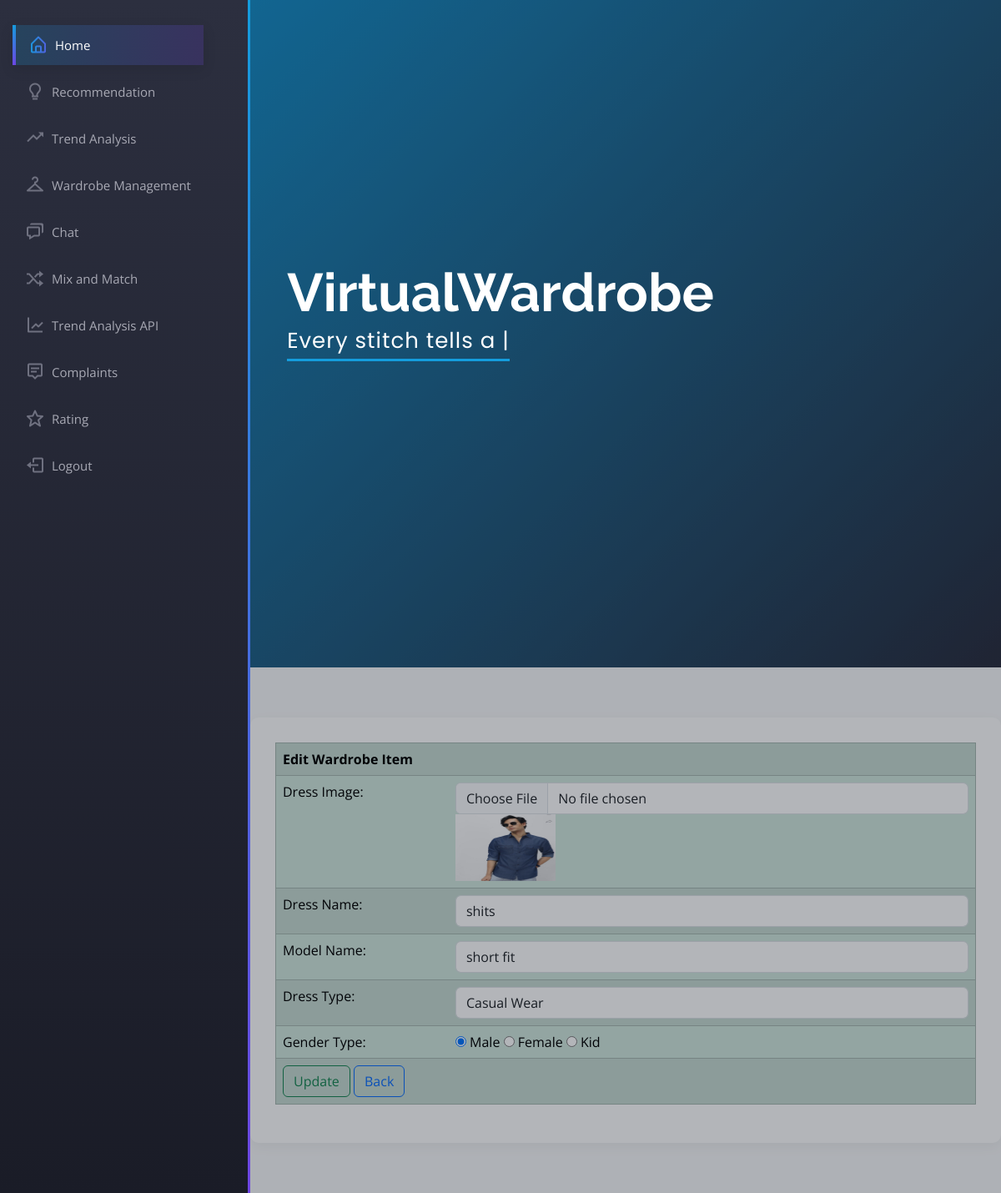
The page /edit_wardrobe/1 (signed in) on the database its author committed.
### royaloutfit/models.py (models this page shows)
class WardrobeTable(models.Model):
    USER = models.ForeignKey(user_table, on_delete=models.CASCADE)
    Name = models.CharField(max_length=100, null=True, blank=True)
    Dress = models.FileField()
    model_name = models.CharField(max_length=100, null=True, blank=True)
    dress_type = models.CharField(max_length=100, null=True, blank=True)
    gendertype=models.CharField(max_length=100)
    date = models.DateField(auto_now_add=True)

### royaloutfit/views.py (the view)
# urls.py: path('edit_wardrobe/<int:w_id>', views.edit_wardrobe, name='edit_wardrobe'),
@login_required
def edit_wardrobe(request, w_id):
    wardrobe = get_object_or_404(WardrobeTable, pk=w_id)
    if request.method == 'POST':
        form = WardrobeForm(request.POST, request.FILES, instance=wardrobe)
        if form.is_valid():
            form.save()
        return HttpResponse('''<script>alert("Edited successfully");window.location='/dress_category#about'</script>''')
    else:
        form = WardrobeTable.objects.get(id=w_id)
    return render(request, 'User/edit_wardrobe.html', {'form': form})

### templates/User/edit_wardrobe.html (shortened to what this page needs)
{% extends 'User/homeindex.html' %}
{% block body %}
<body>
    <form id="form1" name="form1" method="post" action="/edit_wardrobe/{{ form.id }}" enctype="multipart/form-data">
        <table border="1" class="table table-success table-striped">
            <tr>
                <th colspan="2">Edit Wardrobe Item</th>
            </tr>
            <tr>
                <td><label for="dress">Dress Image:</label></td>
                <td>
                    <input type="file" name="Dress" id="dress" class="form-control"/>
                    <img src="{{ form.Dress.url }}" width="120" height="80">
                </td>
            </tr>
            <tr>
                <td><label for="dress_name">Dress Name:</label></td>
                <td><input type="text" name="Name" id="dress_name" value="{{ form.Name }}" required class="form-control"/></td>
            </tr>
            <tr>
                <td><label for="model_name">Model Name:</label></td>
                <td><input type="text" name="model_name" id="model_name" value="{{ form.model_name }}" required class="form-control"/></td>
            </tr>
            <tr>
                <td><label for="dress_type">Dress Type:</label></td>
                <td>
                    <select name="dress_type" id="dress_type" required class="form-control">
                        <option value="Casual Wear" {% if form.dress_type == "Casual Wear" %}selected{% endif %}>Casual Wear</option>
                    </select>
                </td>
            </tr>
            <tr>
                <td><label>Gender Type:</label></td>
                <td>
                    <input type="radio" name="gendertype" value="Male" id="male" {% if form.gendertype == "Male" %}checked{% endif %}/>
                    <label for="male">Male</label>
                    <input type="radio" name="gendertype" value="Female" id="female" {% if form.gendertype == "Female" %}checked{% endif %}/>
                    <label for="female">Female</label>
                    <input type="radio" name="gendertype" value="Kid" id="kid" {% if form.gendertype == "Kid" %}checked{% endif %}/>
                    <label for="kid">Kid</label>
                </td>
            </tr>
            <tr>
                <td colspan="2">
                    <input type="submit" name="Submit" value="Update" class="btn btn-outline-success"/>
                    <a href="/wardrobe" class="btn btn-outline-primary">Back</a>
                </td>
            </tr>
        </table>
    </form>
</body>
{% endblock %}

### static/Homepage/assets/css/style.css (style rules this page uses)
body { font-family: "Open Sans", sans-serif; color: #272829; }
a { color: #149ddd; text-decoration: none; }

### rows shown on the page
WardrobeTable: Dress (picture), Name "shits", model_name "short fit", dress_type "Casual Wear", gendertype "☑ Male", gendertype "☐ Female", gendertype "☐ Kid"
